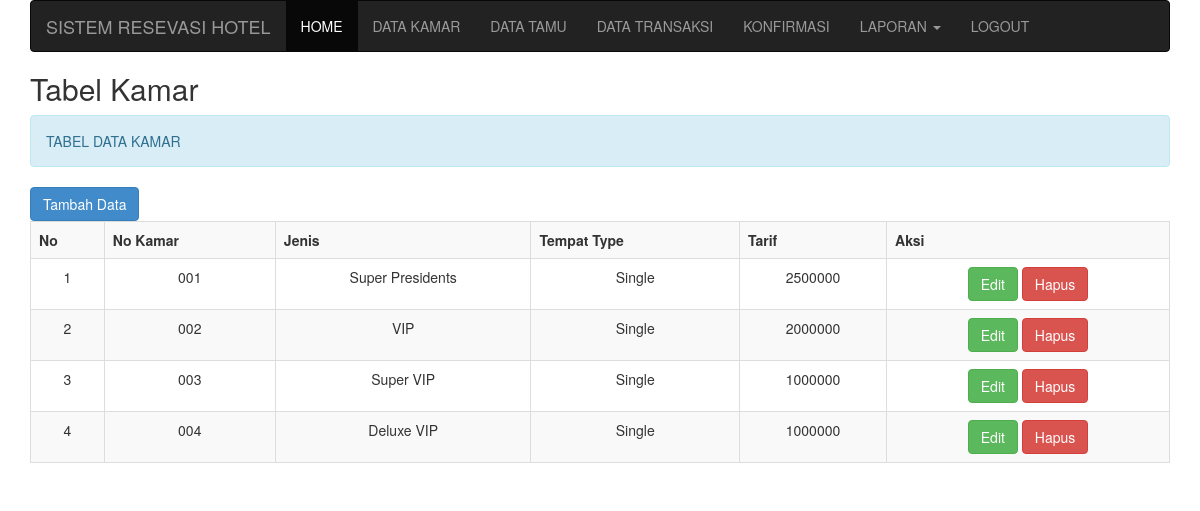
/admin/index.php?module=tabelkamar (signed in), run on the app's committed database.
### tables this page shows
CREATE TABLE `kamar` (
  `No_Kamar` char(15) NOT NULL,
  `id_galeri` int(50) NOT NULL,
  `Jenis` varchar(50) DEFAULT NULL,
  `Type` varchar(50) DEFAULT NULL,
  `Tarif` double DEFAULT NULL,
  `deskripsi` text NOT NULL
);

### admin/tabelkamar.php (the view)
<h2>Tabel Kamar</h2>
<div class="alert alert-info">TABEL DATA KAMAR</div>
<A href="index.php?module=inputkamar" class="btn btn-primary">Tambah Data</a>
<table width="100%" border="1" class="table table-bordered table-striped">
<tr>
<th>No</th>
<th>No Kamar</th>
<th>Jenis</th>
<th>Tempat Type</th>
<th>Tarif</th>
<th>Aksi</th>
</tr>
<?php
include "koneksi.php";
$sql = mysqli_query($con,"select * from kamar");
$no=1;
while($row=mysqli_fetch_array($sql)){
?>
<tr>
<td align="center"><?php echo $no; ?></td>
<td align="center"><?php echo $row['No_Kamar'] ?> </td>
<td align="center"><?php echo $row['Jenis'] ?> </td>
<td align="center"><?php echo $row['Type'] ?> </td>
<td align="center"><?php echo $row['Tarif'] ?> </td>
<td align="center">
<a href="index.php?module=editkamar&No_Kamar=<?php echo $row['No_Kamar'];?>"class="btn btn-success">Edit</a>
<a href="index.php?module=hapuskamar&No_Kamar=<?php echo $row['No_Kamar'];?>"class="btn btn-danger">Hapus</a>
</td>
</tr>
<?php
$no++;
}
?>
</table>

### data on the page
kamar: No_Kamar "001", Jenis "Super Presidents", Type "Single", Tarif "2500000"
kamar: No_Kamar "002", Jenis "VIP", Type "Single", Tarif "2000000"
kamar: No_Kamar "003", Jenis "Super VIP", Type "Single", Tarif "1000000"
kamar: No_Kamar "004", Jenis "Deluxe VIP", Type "Single", Tarif "1000000"
